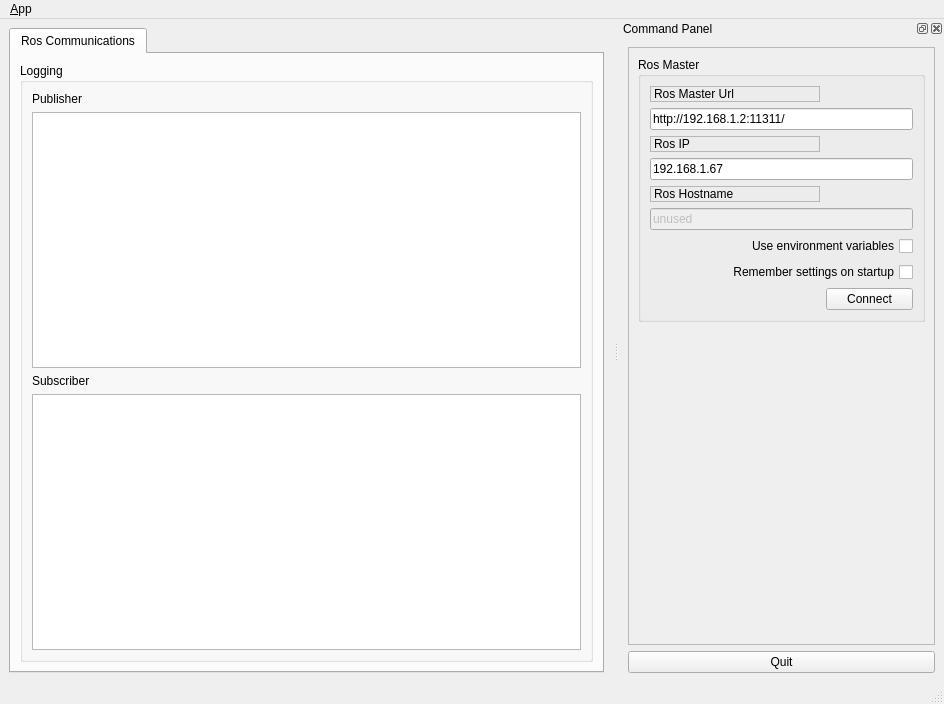
<?xml version="1.0" encoding="UTF-8"?>
<ui version="4.0">
 <class>MainWindowDesign</class>
 <widget class="QMainWindow" name="MainWindowDesign">
  <property name="geometry">
   <rect>
    <x>0</x>
    <y>0</y>
    <width>944</width>
    <height>704</height>
   </rect>
  </property>
  <property name="windowTitle">
   <string>QRosApp</string>
  </property>
  <property name="windowIcon">
   <iconset resource="../resources/images.qrc">
    <normaloff>:/images/icon.png</normaloff>:/images/icon.png</iconset>
  </property>
  <property name="locale">
   <locale language="English" country="Australia"/>
  </property>
  <widget class="QWidget" name="centralwidget">
   <layout class="QHBoxLayout">
    <item>
     <widget class="QTabWidget" name="tab_manager">
      <property name="minimumSize">
       <size>
        <width>100</width>
        <height>0</height>
       </size>
      </property>
      <property name="locale">
       <locale language="English" country="Australia"/>
      </property>
      <property name="currentIndex">
       <number>0</number>
      </property>
      <widget class="QWidget" name="tab_status">
       <attribute name="title">
        <string>Ros Communications</string>
       </attribute>
       <layout class="QVBoxLayout" name="verticalLayout_2">
        <item>
         <widget class="QGroupBox" name="groupBox_12">
          <property name="sizePolicy">
           <sizepolicy hsizetype="MinimumExpanding" vsizetype="Preferred">
            <horstretch>0</horstretch>
            <verstretch>0</verstretch>
           </sizepolicy>
          </property>
          <property name="title">
           <string>Logging</string>
          </property>
          <layout class="QVBoxLayout" name="verticalLayout_4">
           <item>
            <widget class="QLabel" name="label_4">
             <property name="text">
              <string>Publisher</string>
             </property>
            </widget>
           </item>
           <item>
            <widget class="QListView" name="view_logging"/>
           </item>
           <item>
            <widget class="QLabel" name="label_5">
             <property name="text">
              <string>Subscriber</string>
             </property>
            </widget>
           </item>
           <item>
            <widget class="QListView" name="view_logging_sub"/>
           </item>
          </layout>
         </widget>
        </item>
       </layout>
      </widget>
     </widget>
    </item>
   </layout>
  </widget>
  <widget class="QMenuBar" name="menubar">
   <property name="geometry">
    <rect>
     <x>0</x>
     <y>0</y>
     <width>944</width>
     <height>31</height>
    </rect>
   </property>
   <widget class="QMenu" name="menu_File">
    <property name="title">
     <string>&amp;App</string>
    </property>
    <addaction name="action_Preferences"/>
    <addaction name="separator"/>
    <addaction name="actionAbout"/>
    <addaction name="actionAbout_Qt"/>
    <addaction name="separator"/>
    <addaction name="action_Quit"/>
   </widget>
   <addaction name="menu_File"/>
  </widget>
  <widget class="QStatusBar" name="statusbar"/>
  <widget class="QDockWidget" name="dock_status">
   <property name="sizePolicy">
    <sizepolicy hsizetype="Minimum" vsizetype="Preferred">
     <horstretch>0</horstretch>
     <verstretch>0</verstretch>
    </sizepolicy>
   </property>
   <property name="minimumSize">
    <size>
     <width>325</width>
     <height>395</height>
    </size>
   </property>
   <property name="allowedAreas">
    <set>Qt::RightDockWidgetArea</set>
   </property>
   <property name="windowTitle">
    <string>Command Panel</string>
   </property>
   <attribute name="dockWidgetArea">
    <number>2</number>
   </attribute>
   <widget class="QWidget" name="dockWidgetContents_2">
    <layout class="QVBoxLayout" name="verticalLayout">
     <item>
      <widget class="QFrame" name="frame">
       <property name="sizePolicy">
        <sizepolicy hsizetype="Minimum" vsizetype="Preferred">
         <horstretch>0</horstretch>
         <verstretch>0</verstretch>
        </sizepolicy>
       </property>
       <property name="frameShape">
        <enum>QFrame::StyledPanel</enum>
       </property>
       <property name="frameShadow">
        <enum>QFrame::Raised</enum>
       </property>
       <layout class="QVBoxLayout" name="verticalLayout_3">
        <item>
         <widget class="QGroupBox" name="groupBox">
          <property name="title">
           <string>Ros Master</string>
          </property>
          <layout class="QGridLayout" name="gridLayout">
           <item row="0" column="0">
            <widget class="QLabel" name="label">
             <property name="frameShape">
              <enum>QFrame::StyledPanel</enum>
             </property>
             <property name="frameShadow">
              <enum>QFrame::Raised</enum>
             </property>
             <property name="text">
              <string>Ros Master Url</string>
             </property>
            </widget>
           </item>
           <item row="1" column="0" colspan="2">
            <widget class="QLineEdit" name="line_edit_master">
             <property name="text">
              <string>http://192.168.1.2:11311/</string>
             </property>
            </widget>
           </item>
           <item row="2" column="0">
            <widget class="QLabel" name="label_2">
             <property name="frameShape">
              <enum>QFrame::StyledPanel</enum>
             </property>
             <property name="frameShadow">
              <enum>QFrame::Raised</enum>
             </property>
             <property name="text">
              <string>Ros IP</string>
             </property>
            </widget>
           </item>
           <item row="3" column="0" colspan="2">
            <widget class="QLineEdit" name="line_edit_host">
             <property name="text">
              <string>192.168.1.67</string>
             </property>
            </widget>
           </item>
           <item row="4" column="0">
            <widget class="QLabel" name="label_3">
             <property name="frameShape">
              <enum>QFrame::StyledPanel</enum>
             </property>
             <property name="frameShadow">
              <enum>QFrame::Raised</enum>
             </property>
             <property name="text">
              <string>Ros Hostname</string>
             </property>
            </widget>
           </item>
           <item row="5" column="0" colspan="2">
            <widget class="QLineEdit" name="line_edit_topic">
             <property name="enabled">
              <bool>false</bool>
             </property>
             <property name="text">
              <string>unused</string>
             </property>
            </widget>
           </item>
           <item row="6" column="0" colspan="2">
            <widget class="QCheckBox" name="checkbox_use_environment">
             <property name="layoutDirection">
              <enum>Qt::RightToLeft</enum>
             </property>
             <property name="text">
              <string>Use environment variables</string>
             </property>
            </widget>
           </item>
           <item row="7" column="0" colspan="2">
            <widget class="QCheckBox" name="checkbox_remember_settings">
             <property name="layoutDirection">
              <enum>Qt::RightToLeft</enum>
             </property>
             <property name="text">
              <string>Remember settings on startup</string>
             </property>
            </widget>
           </item>
           <item row="8" column="0">
            <spacer name="horizontalSpacer">
             <property name="orientation">
              <enum>Qt::Horizontal</enum>
             </property>
             <property name="sizeHint" stdset="0">
              <size>
               <width>170</width>
               <height>21</height>
              </size>
             </property>
            </spacer>
           </item>
           <item row="8" column="1">
            <widget class="QPushButton" name="button_connect">
             <property name="enabled">
              <bool>true</bool>
             </property>
             <property name="sizePolicy">
              <sizepolicy hsizetype="MinimumExpanding" vsizetype="Fixed">
               <horstretch>0</horstretch>
               <verstretch>0</verstretch>
              </sizepolicy>
             </property>
             <property name="toolTip">
              <string>Set the target to the current joint trajectory state.</string>
             </property>
             <property name="statusTip">
              <string>Clear all waypoints and set the target to the current joint trajectory state.</string>
             </property>
             <property name="text">
              <string>Connect</string>
             </property>
            </widget>
           </item>
          </layout>
         </widget>
        </item>
        <item>
         <spacer name="verticalSpacer_3">
          <property name="orientation">
           <enum>Qt::Vertical</enum>
          </property>
          <property name="sizeHint" stdset="0">
           <size>
            <width>20</width>
            <height>233</height>
           </size>
          </property>
         </spacer>
        </item>
       </layout>
      </widget>
     </item>
     <item>
      <widget class="QPushButton" name="quit_button">
       <property name="sizePolicy">
        <sizepolicy hsizetype="MinimumExpanding" vsizetype="Fixed">
         <horstretch>0</horstretch>
         <verstretch>0</verstretch>
        </sizepolicy>
       </property>
       <property name="text">
        <string>Quit</string>
       </property>
      </widget>
     </item>
    </layout>
   </widget>
  </widget>
  <action name="action_Quit">
   <property name="text">
    <string>&amp;Quit</string>
   </property>
   <property name="shortcut">
    <string>Ctrl+Q</string>
   </property>
   <property name="shortcutContext">
    <enum>Qt::ApplicationShortcut</enum>
   </property>
  </action>
  <action name="action_Preferences">
   <property name="text">
    <string>&amp;Preferences</string>
   </property>
  </action>
  <action name="actionAbout">
   <property name="text">
    <string>&amp;About</string>
   </property>
  </action>
  <action name="actionAbout_Qt">
   <property name="text">
    <string>About &amp;Qt</string>
   </property>
  </action>
 </widget>
 <resources>
  <include location="../resources/images.qrc"/>
 </resources>
 <connections>
  <connection>
   <sender>action_Quit</sender>
   <signal>triggered()</signal>
   <receiver>MainWindowDesign</receiver>
   <slot>close()</slot>
   <hints>
    <hint type="sourcelabel">
     <x>-1</x>
     <y>-1</y>
    </hint>
    <hint type="destinationlabel">
     <x>399</x>
     <y>299</y>
    </hint>
   </hints>
  </connection>
  <connection>
   <sender>quit_button</sender>
   <signal>clicked()</signal>
   <receiver>MainWindowDesign</receiver>
   <slot>close()</slot>
   <hints>
    <hint type="sourcelabel">
     <x>859</x>
     <y>552</y>
    </hint>
    <hint type="destinationlabel">
     <x>469</x>
     <y>299</y>
    </hint>
   </hints>
  </connection>
 </connections>
</ui>
